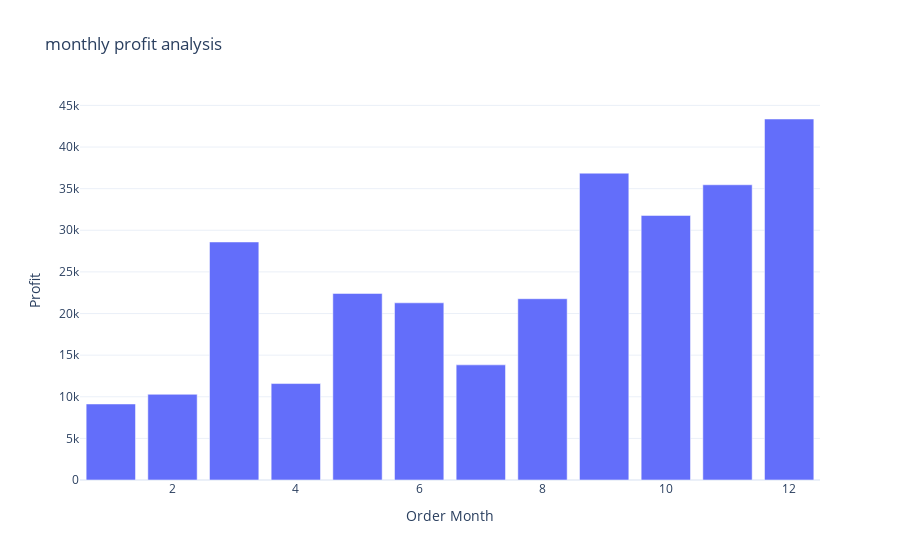

Here is the notebook cell this chart was saved with:
### Code cell
fig = px.bar(profit_by_month,
            x='Order Month',
            y='Profit',
            title='monthly profit analysis')
fig.show()

### Figure 1 — Plotly figure (JSON) as saved in the notebook; plotly's stock layout.template omitted (floating-point values rounded to 4 significant figures)
{"data": [{"hovertemplate": "Order Month=%{x}<br>Profit=%{y}<extra></extra>", "legendgroup": "", "marker": {"color": "#636efa", "pattern": {"shape": ""}}, "name": "", "orientation": "v", "showlegend": false, "textposition": "auto", "type": "bar", "x": [1, 2, 3, 4, 5, 6, 7, 8, 9, 10, 11, 12], "xaxis": "x", "y": [9134.0, 10290.0, 28590.0, 11590.0, 22410.0, 21290.0, 13830.0, 21780.0, 36860.0, 31780.0, 35470.0, 43370.0], "yaxis": "y"}], "layout": {"barmode": "relative", "legend": {"tracegroupgap": 0}, "title": {"text": "monthly profit analysis"}, "xaxis": {"anchor": "y", "domain": [0, 1], "title": {"text": "Order Month"}}, "yaxis": {"anchor": "x", "domain": [0, 1], "title": {"text": "Profit"}}}}
